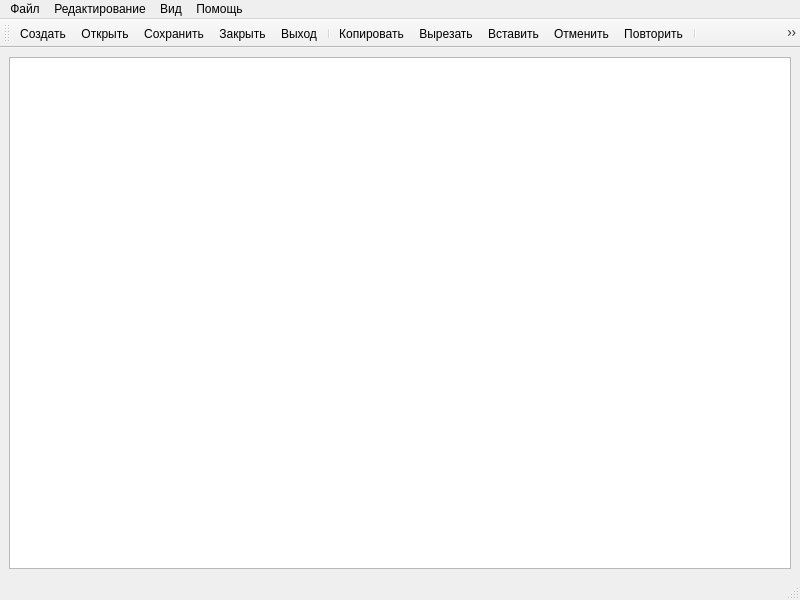
<?xml version="1.0" encoding="UTF-8"?>
<ui version="4.0">
 <class>MainWindow</class>
 <widget class="QMainWindow" name="MainWindow">
  <property name="geometry">
   <rect>
    <x>0</x>
    <y>0</y>
    <width>800</width>
    <height>600</height>
   </rect>
  </property>
  <property name="windowTitle">
   <string>MainWindow</string>
  </property>
  <widget class="QWidget" name="centralwidget">
   <layout class="QVBoxLayout" name="verticalLayout">
    <item>
     <widget class="QTextEdit" name="textEdit"/>
    </item>
   </layout>
  </widget>
  <widget class="QMenuBar" name="menubar">
   <property name="geometry">
    <rect>
     <x>0</x>
     <y>0</y>
     <width>800</width>
     <height>26</height>
    </rect>
   </property>
   <widget class="QMenu" name="menu">
    <property name="title">
     <string>Файл</string>
    </property>
    <addaction name="Create"/>
    <addaction name="actionOpen"/>
    <addaction name="Save"/>
    <addaction name="SaveAs"/>
    <addaction name="Close"/>
    <addaction name="Exit"/>
   </widget>
   <widget class="QMenu" name="menu_2">
    <property name="title">
     <string>Редактирование</string>
    </property>
    <addaction name="actionCopy"/>
    <addaction name="actionCut"/>
    <addaction name="actionPaste"/>
    <addaction name="actionUndo"/>
    <addaction name="actionRedo"/>
   </widget>
   <widget class="QMenu" name="menu_3">
    <property name="title">
     <string>Вид</string>
    </property>
    <addaction name="actionSelectFont"/>
   </widget>
   <widget class="QMenu" name="menu_4">
    <property name="title">
     <string>Помощь</string>
    </property>
    <addaction name="actionAbout"/>
    <addaction name="actionAboutQt"/>
   </widget>
   <addaction name="menu"/>
   <addaction name="menu_2"/>
   <addaction name="menu_3"/>
   <addaction name="menu_4"/>
  </widget>
  <widget class="QStatusBar" name="statusbar"/>
  <widget class="QToolBar" name="toolBar">
   <property name="windowTitle">
    <string>toolBar</string>
   </property>
   <attribute name="toolBarArea">
    <enum>TopToolBarArea</enum>
   </attribute>
   <attribute name="toolBarBreak">
    <bool>false</bool>
   </attribute>
   <addaction name="Create"/>
   <addaction name="actionOpen"/>
   <addaction name="Save"/>
   <addaction name="Close"/>
   <addaction name="Exit"/>
   <addaction name="separator"/>
   <addaction name="actionCopy"/>
   <addaction name="actionCut"/>
   <addaction name="actionPaste"/>
   <addaction name="actionUndo"/>
   <addaction name="actionRedo"/>
   <addaction name="separator"/>
   <addaction name="actionSelectFont"/>
   <addaction name="separator"/>
   <addaction name="actionAbout"/>
   <addaction name="actionAboutQt"/>
  </widget>
  <action name="Create">
   <property name="checkable">
    <bool>true</bool>
   </property>
   <property name="icon">
    <iconset resource="resources.qrc">
     <normaloff>:/images/add-documents.png</normaloff>:/images/add-documents.png</iconset>
   </property>
   <property name="text">
    <string>Создать</string>
   </property>
   <property name="shortcut">
    <string>Ctrl+N</string>
   </property>
  </action>
  <action name="actionOpen">
   <property name="checkable">
    <bool>true</bool>
   </property>
   <property name="icon">
    <iconset resource="resources.qrc">
     <normaloff>:/images/open-folder-with-document.png</normaloff>:/images/open-folder-with-document.png</iconset>
   </property>
   <property name="text">
    <string>Открыть</string>
   </property>
   <property name="shortcut">
    <string>Ctrl+O</string>
   </property>
  </action>
  <action name="Save">
   <property name="checkable">
    <bool>true</bool>
   </property>
   <property name="icon">
    <iconset resource="resources.qrc">
     <normaloff>:/images/saving-documents.png</normaloff>:/images/saving-documents.png</iconset>
   </property>
   <property name="text">
    <string>Сохранить</string>
   </property>
   <property name="shortcut">
    <string>Ctrl+S</string>
   </property>
  </action>
  <action name="SaveAs">
   <property name="checkable">
    <bool>true</bool>
   </property>
   <property name="icon">
    <iconset resource="resources.qrc">
     <normaloff>:/images/save-as.png</normaloff>:/images/save-as.png</iconset>
   </property>
   <property name="text">
    <string>Сохранить как</string>
   </property>
   <property name="shortcut">
    <string>Ctrl+Shift+S</string>
   </property>
  </action>
  <action name="Close">
   <property name="checkable">
    <bool>true</bool>
   </property>
   <property name="icon">
    <iconset resource="resources.qrc">
     <normaloff>:/images/file.png</normaloff>:/images/file.png</iconset>
   </property>
   <property name="text">
    <string>Закрыть</string>
   </property>
   <property name="shortcut">
    <string>Ctrl+W</string>
   </property>
  </action>
  <action name="Exit">
   <property name="checkable">
    <bool>true</bool>
   </property>
   <property name="icon">
    <iconset resource="resources.qrc">
     <normaloff>:/images/exit.png</normaloff>:/images/exit.png</iconset>
   </property>
   <property name="text">
    <string>Выход</string>
   </property>
  </action>
  <action name="actionCopy">
   <property name="checkable">
    <bool>true</bool>
   </property>
   <property name="icon">
    <iconset resource="resources.qrc">
     <normaloff>:/images/copy.png</normaloff>:/images/copy.png</iconset>
   </property>
   <property name="text">
    <string>Копировать</string>
   </property>
   <property name="shortcut">
    <string>Ctrl+C</string>
   </property>
  </action>
  <action name="actionCut">
   <property name="checkable">
    <bool>true</bool>
   </property>
   <property name="icon">
    <iconset resource="resources.qrc">
     <normaloff>:/images/cut.png</normaloff>:/images/cut.png</iconset>
   </property>
   <property name="text">
    <string>Вырезать</string>
   </property>
   <property name="shortcut">
    <string>Ctrl+X</string>
   </property>
  </action>
  <action name="actionPaste">
   <property name="checkable">
    <bool>true</bool>
   </property>
   <property name="icon">
    <iconset resource="resources.qrc">
     <normaloff>:/images/insert-file.png</normaloff>:/images/insert-file.png</iconset>
   </property>
   <property name="text">
    <string>Вставить</string>
   </property>
   <property name="shortcut">
    <string>Ctrl+V</string>
   </property>
  </action>
  <action name="actionUndo">
   <property name="checkable">
    <bool>true</bool>
   </property>
   <property name="icon">
    <iconset resource="resources.qrc">
     <normaloff>:/images/undo.png</normaloff>:/images/undo.png</iconset>
   </property>
   <property name="text">
    <string>Отменить</string>
   </property>
   <property name="shortcut">
    <string>Ctrl+Z</string>
   </property>
  </action>
  <action name="actionRedo">
   <property name="checkable">
    <bool>true</bool>
   </property>
   <property name="icon">
    <iconset resource="resources.qrc">
     <normaloff>:/images/redo.png</normaloff>:/images/redo.png</iconset>
   </property>
   <property name="text">
    <string>Повторить</string>
   </property>
   <property name="shortcut">
    <string>Ctrl+Y</string>
   </property>
  </action>
  <action name="actionSelectFont">
   <property name="checkable">
    <bool>true</bool>
   </property>
   <property name="icon">
    <iconset resource="resources.qrc">
     <normaloff>:/images/font-size.png</normaloff>:/images/font-size.png</iconset>
   </property>
   <property name="text">
    <string>Выбрать шрифт</string>
   </property>
  </action>
  <action name="actionAbout">
   <property name="checkable">
    <bool>true</bool>
   </property>
   <property name="icon">
    <iconset resource="resources.qrc">
     <normaloff>:/images/about.png</normaloff>:/images/about.png</iconset>
   </property>
   <property name="text">
    <string>О программе</string>
   </property>
  </action>
  <action name="actionAboutQt">
   <property name="checkable">
    <bool>true</bool>
   </property>
   <property name="icon">
    <iconset resource="resources.qrc">
     <normaloff>:/images/qt.png</normaloff>:/images/qt.png</iconset>
   </property>
   <property name="text">
    <string>О QT</string>
   </property>
  </action>
 </widget>
 <resources>
  <include location="resources.qrc"/>
 </resources>
 <connections/>
</ui>
